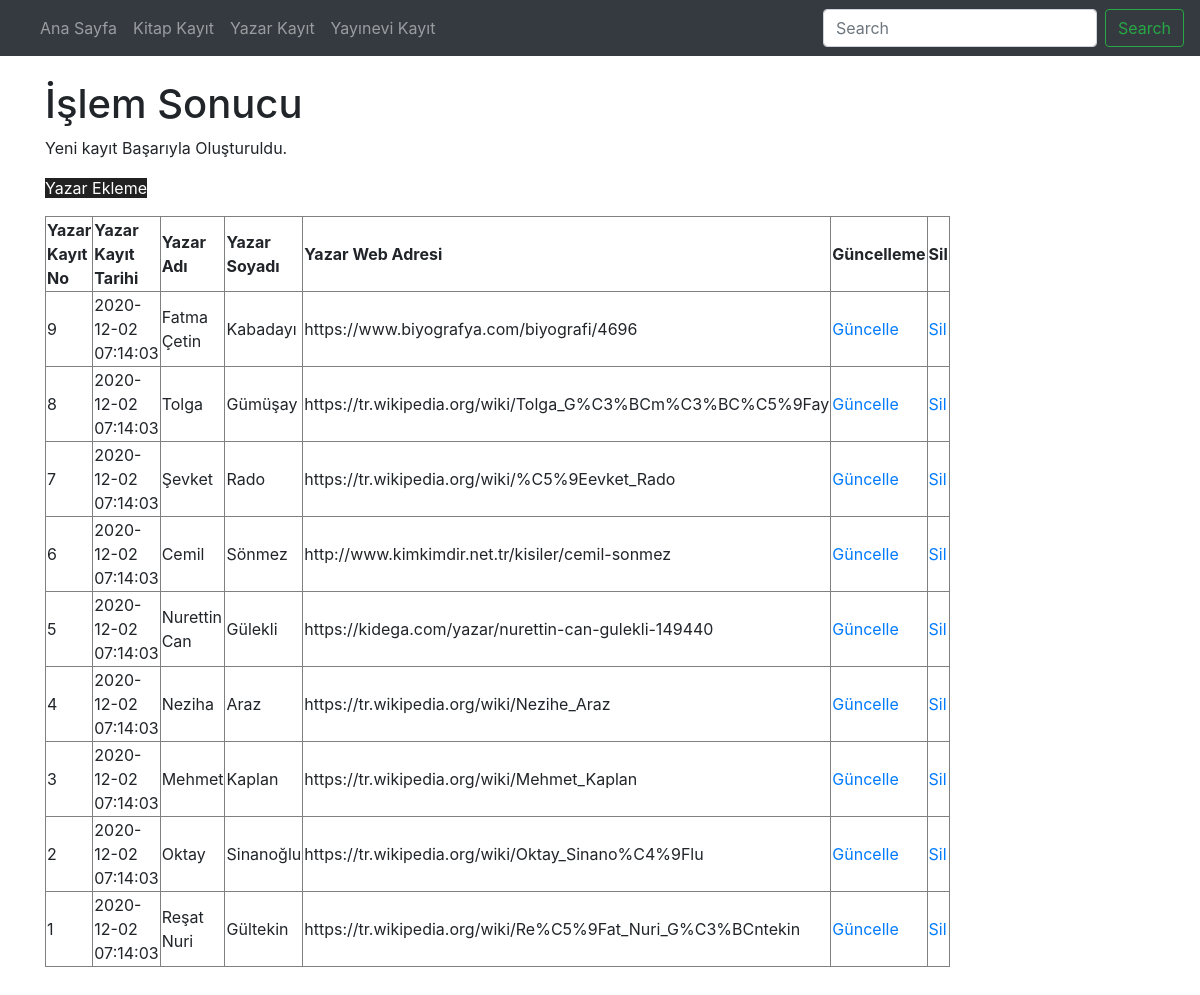
Page /yazar_eklendi.php on the committed database.
### tables this page shows
CREATE TABLE `yazarveri` (
  `YazarKayitTarihi` timestamp NOT NULL DEFAULT CURRENT_TIMESTAMP COMMENT 'Yazar Kayıt Tarihi girilecek',
  `YazarNo` mediumint(9) NOT NULL COMMENT 'Yazar Numaraları girilecek (Otomatik artan)',
  `YazarAdi` varchar(100) NOT NULL COMMENT 'Yazar adı girilecek',
  `YazarSoyadi` varchar(100) NOT NULL COMMENT 'YAzar Soyadıgirilecek',
  `YazarWebAdresi` varchar(100) DEFAULT NULL COMMENT 'Yazarın web sitesi girilecek'
);

### yazar_eklendi.php (the view, shortened to what this page needs)
<?php
    require_once("baglanti.php");
    $YazarAdi = mysqli_real_escape_string($baglanti, $_POST['YazarAdi']);
    $YazarSoyadi= mysqli_real_escape_string($baglanti, $_POST['YazarSoyadi']);
    $YazarWebAdresi = mysqli_real_escape_string($baglanti, $_POST['YazarWebAdresi']);
    $sorgu = "INSERT INTO yazarveri (YazarAdi, YazarSoyadi, YazarWebAdresi)
            VALUES ('$YazarAdi', '$YazarSoyadi', '$YazarWebAdresi')";
    if (mysqli_query($baglanti, $sorgu)) {
        $islemSonuc = "Yeni kayıt Başarıyla Oluşturuldu.";
    } else {
        $islemSonuc = "Hata: " . $sorgu . "<br>" . mysqli_error($baglanti);
    }
    $sorgu2 = mysqli_query($baglanti, "SELECT * FROM yazarveri ORDER BY YazarNo DESC");
?>
<!DOCTYPE html>
<html lang="tr"><head><meta http-equiv="Content-Type" content="text/html; charset=UTF-8">
<link href="bootstrap.min.css" rel="stylesheet">
    <link href="./katalog_files/navbar-top.css" rel="stylesheet">
  </head>
  <body>
    <nav class="navbar navbar-expand-md navbar-dark bg-dark mb-4">
  <div class="collapse navbar-collapse" id="navbarCollapse">
    <ul class="navbar-nav mr-auto">
      <li class="nav-item">
        <a class="nav-link" href="index.php">Ana Sayfa </a>
      </li>
      <li class="nav-item">
        <a class="nav-link" href="kitap.php">Kitap Kayıt</a>
      </li>
      <li class="nav-item">
        <a class="nav-link" href="yazar.php">Yazar Kayıt</a>
      </li>
      <li class="nav-item">
        <a class="nav-link" href="yayinevi.php">Yayınevi Kayıt</a>
      </li>
    </ul>
    <form class="form-inline mt-2 mt-md-0">
      <input class="form-control mr-sm-2" type="text" placeholder="Search" aria-label="Search">
      <button class="btn btn-outline-success my-2 my-sm-0" type="submit">Search</button>
    </form>
  </div>
</nav>
<main role="main" class="container">
<h1>İşlem Sonucu</h1>
<p><?php echo $islemSonuc; ?></p>
<p><a href="yazar_ekle.php" style="text-align:center;background-color:#212121; color: white">Yazar Ekleme</a></p>
<?php
echo("<table border=1 width=80%>");
    echo("<tr>");
    echo("<td><b>Yazar Kayıt No</b></td>");
    echo("<td><b>Yazar Kayıt Tarihi</b></td>");
    echo("<td><b>Yazar Adı</b></td>");
    echo("<td><b>Yazar Soyadı</b></td>");
    echo("<td><b>Yazar Web Adresi</b></td>");
    echo("<td><b>Güncelleme</b></td>");
    echo("<td><b>Sil</b></td>");
    echo("</tr>");
while($satir = mysqli_fetch_assoc($sorgu2)){
    echo("<tr>");
    echo("<td>".$satir["YazarNo"]."</td>");
    echo("<td>".$satir["YazarKayitTarihi"]."</td>");
    echo("<td>".$satir["YazarAdi"]."</td>");
    echo("<td>".$satir["YazarSoyadi"]."</td>");
    echo("<td>".$satir["YazarWebAdresi"]."</td>");
    echo("<td><a href='guncellenecek.php?YazarNo=".$satir["YazarNo"]."'>Güncelle</a></td>");
    echo("<td><a href='sil.php?YazarNo=".$satir["YazarNo"]."'>Sil</a></td>");
    echo("</tr>");
            }
echo("</table>");
?>
</main>
</body></html>

### navbar-top.css (style rules this page uses)
body { min-height: 75rem; }

### rows in the picture
yazarveri: YazarNo "9", YazarKayitTarihi "2020-12-02 07:14:03", YazarAdi "Fatma Çetin", YazarSoyadi "Kabadayı", YazarWebAdresi "https://www.biyografya.com/biyografi/4696"
yazarveri: YazarNo "8", YazarKayitTarihi "2020-12-02 07:14:03", YazarAdi "Tolga", YazarSoyadi "Gümüşay", YazarWebAdresi "https://tr.wikipedia.org/wiki/Tolga_G%C3%BCm%C3%BC%C5%9Fay"
yazarveri: YazarNo "7", YazarKayitTarihi "2020-12-02 07:14:03", YazarAdi "Şevket", YazarSoyadi "Rado", YazarWebAdresi "https://tr.wikipedia.org/wiki/%C5%9Eevket_Rado"
yazarveri: YazarNo "6", YazarKayitTarihi "2020-12-02 07:14:03", YazarAdi "Cemil", YazarSoyadi "Sönmez", YazarWebAdresi "http://www.kimkimdir.net.tr/kisiler/cemil-sonmez"
yazarveri: YazarNo "5", YazarKayitTarihi "2020-12-02 07:14:03", YazarAdi "Nurettin Can", YazarSoyadi "Gülekli", YazarWebAdresi "https://kidega.com/yazar/nurettin-can-gulekli-149440"
yazarveri: YazarNo "4", YazarKayitTarihi "2020-12-02 07:14:03", YazarAdi "Neziha", YazarSoyadi "Araz", YazarWebAdresi "https://tr.wikipedia.org/wiki/Nezihe_Araz"
yazarveri: YazarNo "3", YazarKayitTarihi "2020-12-02 07:14:03", YazarAdi "Mehmet", YazarSoyadi "Kaplan", YazarWebAdresi "https://tr.wikipedia.org/wiki/Mehmet_Kaplan"
yazarveri: YazarNo "2", YazarKayitTarihi "2020-12-02 07:14:03", YazarAdi "Oktay", YazarSoyadi "Sinanoğlu", YazarWebAdresi "https://tr.wikipedia.org/wiki/Oktay_Sinano%C4%9Flu"
yazarveri: YazarNo "1", YazarKayitTarihi "2020-12-02 07:14:03", YazarAdi "Reşat Nuri", YazarSoyadi "Gültekin", YazarWebAdresi "https://tr.wikipedia.org/wiki/Re%C5%9Fat_Nuri_G%C3%BCntekin"

### other values in the picture
$islemSonuc "Yeni kayıt Başarıyla Oluşturuldu."
